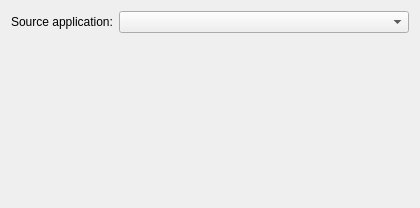
<?xml version="1.0" encoding="UTF-8"?>
<ui version="4.0">
 <class>FirstPage</class>
 <widget class="QWizardPage" name="FirstPage">
  <property name="geometry">
   <rect>
    <x>0</x>
    <y>0</y>
    <width>420</width>
    <height>208</height>
   </rect>
  </property>
  <property name="windowTitle">
   <string/>
  </property>
  <property name="title">
   <string>Choose application</string>
  </property>
  <property name="subTitle">
   <string>Choose appication that you want your data to be imported from</string>
  </property>
  <layout class="QVBoxLayout" name="verticalLayout">
   <item>
    <layout class="QHBoxLayout" name="horizontalLayout">
     <item>
      <widget class="QLabel" name="label">
       <property name="text">
        <string>Source application:</string>
       </property>
      </widget>
     </item>
     <item>
      <widget class="QComboBox" name="SourceApplication_">
       <property name="sizePolicy">
        <sizepolicy hsizetype="Expanding" vsizetype="Fixed">
         <horstretch>0</horstretch>
         <verstretch>0</verstretch>
        </sizepolicy>
       </property>
      </widget>
     </item>
    </layout>
   </item>
   <item>
    <spacer name="verticalSpacer">
     <property name="orientation">
      <enum>Qt::Vertical</enum>
     </property>
     <property name="sizeHint" stdset="0">
      <size>
       <width>20</width>
       <height>40</height>
      </size>
     </property>
    </spacer>
   </item>
  </layout>
 </widget>
 <resources/>
 <connections/>
</ui>
